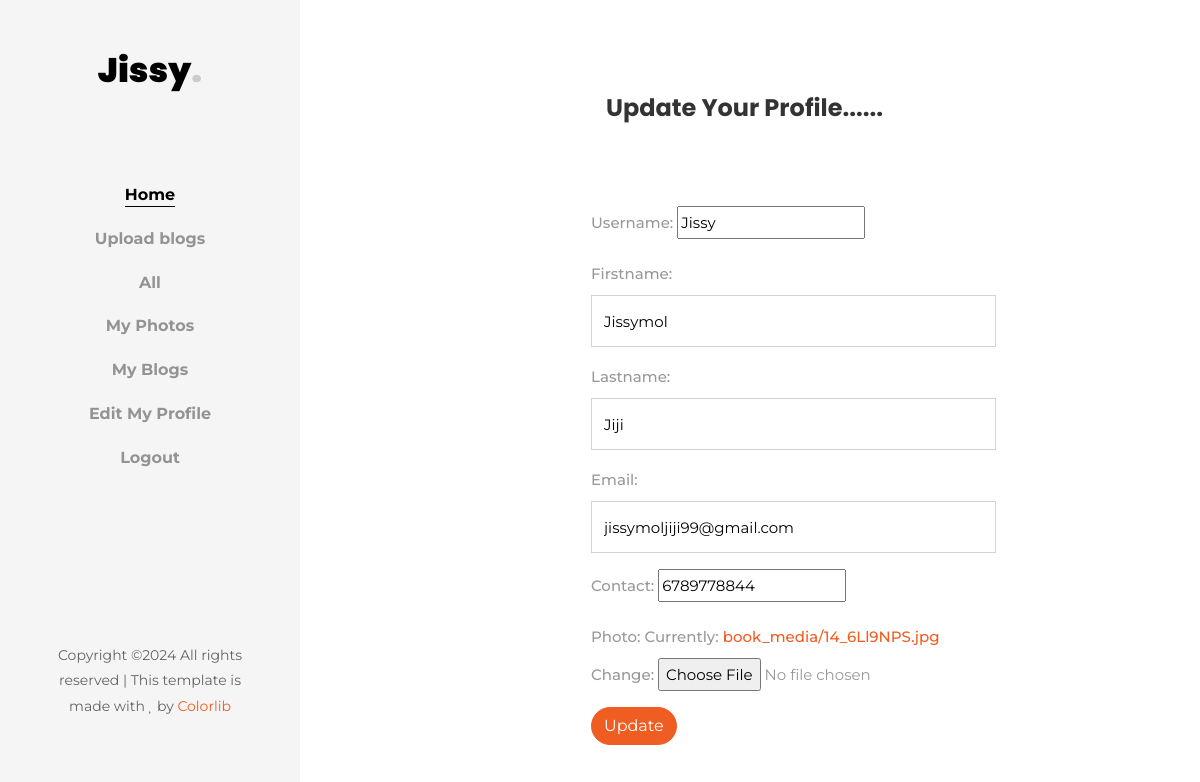
/User/updateprofile/ (signed in), run on the app's committed database.
### User/models.py (models this page shows, shortened)
class Registration(models.Model):
    username=models.CharField(max_length=200)
    firstname=models.CharField(max_length=200)
    lastname=models.CharField(max_length=200)
    email=models.CharField(max_length=200)
    photo=models.ImageField(upload_to='book_media')
    contact=models.IntegerField()
    password1=models.CharField(max_length=200)
    password2=models.CharField(max_length=200)

### User/views.py (the view)
# urls.py: path('updateprofile/', views.updateprofile, name='updateprofile'),
def updateprofile(request):
    if 'username' not in request.session:
        return redirect('login')
    username = request.session['username']
    user = get_object_or_404(Registration, username=username)
    if request.method == 'POST':
        form = RegisterForm(request.POST, request.FILES, instance=user)
        if form.is_valid():
            form.save()
            return redirect('updateprofile')
        else:
            return render(request, 'User/updateprofile.html', {'form': form, 'user': user})
    else:
        form = RegisterForm(instance=user)
    return render(request, 'User/updateprofile.html', {'form': form, 'user': user})

### User/forms.py
class RegisterForm(forms.ModelForm):
    class Meta:  # Corrected from Mate to Meta
        model = Registration  # Specify the model the form is based on
        fields = ['username','firstname','lastname','email','contact','photo']  # Corrected from Fields='__alt__' to fields='__all__'
        widgets={
            'firstname':forms.TextInput(attrs={'class':'form-control','placeholder':'Enter the book name'}),
            'lastname': forms.TextInput(attrs={'class': 'form-control', 'placeholder': 'Enter the author name'}),
            'email': forms.TextInput(attrs={'class': 'form-control', 'placeholder': 'Enter the author name'}),
            'number': forms.NumberInput(attrs={'class': 'form-control', 'placeholder': 'Enter the book price'})
        }

### Templates/User/updateprofile.html (shortened to what this page needs)
<!DOCTYPE html>
{% include 'User/user_view.html' %}
{% load static %}
<html lang="en">
  <head>
    <link rel="stylesheet" href="{% static 'User/home/css/open-iconic-bootstrap.min.css' %}">
    <link rel="stylesheet" href="{% static 'User/home/css/animate.css' %}">
    <link rel="stylesheet" href="{% static 'User/home/css/owl.carousel.min.css' %}">
    <link rel="stylesheet" href="{% static 'User/home/css/owl.theme.default.min.css' %}">
    <link rel="stylesheet" href="{% static 'User/home/css/magnific-popup.css' %}">
    <link rel="stylesheet" href="{% static 'User/home/css/aos.css' %}">
    <link rel="stylesheet" href="{% static 'User/home/css/ionicons.min.css' %}">
    <link rel="stylesheet" href="{% static 'User/home/css/bootstrap-datepicker.css' %}">
    <link rel="stylesheet" href="{% static 'User/home/css/jquery.timepicker.css' %}">
    <link rel="stylesheet" href="{% static 'User/home/css/flaticon.css' %}">
    <link rel="stylesheet" href="{% static 'User/home/css/icomoon.css' %}">
    <link rel="stylesheet" href="{% static 'User/home/css/style.css' %}">
  </head>
  <body>
	<div id="colorlib-page">
		<div id="colorlib-main">
			<section class="ftco-section contact-section">
	      <div class="container">
	        <div class="row d-flex mb-5 contact-info">
	          <div class="col-md-12 mb-4">
	            <h2 class="h4 font-weight-bold">Update Your Profile......</h2>
	          </div>
	        </div>
	        <div class="row block-9">
	          <div class="">
<form method="POST" enctype="multipart/form-data">
    {{ form.as_p }}
    <div>
        <button type="submit" class="btn btn-primary">Update</button>
    </div>
</form>
	          </div>
	        </div>
	      </div>
	    </section>
		</div>
	</div>
  </body>
</html>

### Templates/User/user_view.html (shortened to what this page needs)
<!DOCTYPE html>
{% load static %}
<html lang="en">
  <head>
    <link rel="stylesheet" href="{% static 'User/home/css/open-iconic-bootstrap.min.css' %}">
    <link rel="stylesheet" href="{% static 'User/home/css/animate.css' %}">
    <link rel="stylesheet" href="{% static 'User/home/css/owl.carousel.min.css' %}">
    <link rel="stylesheet" href="{% static 'User/home/css/owl.theme.default.min.css' %}">
    <link rel="stylesheet" href="{% static 'User/home/css/magnific-popup.css' %}">
    <link rel="stylesheet" href="{% static 'User/home/css/aos.css' %}">
    <link rel="stylesheet" href="{% static 'User/home/css/ionicons.min.css' %}">
    <link rel="stylesheet" href="{% static 'User/home/css/bootstrap-datepicker.css' %}">
    <link rel="stylesheet" href="{% static 'User/home/css/jquery.timepicker.css' %}">
    <link rel="stylesheet" href="{% static 'User/home/css/flaticon.css' %}">
    <link rel="stylesheet" href="{% static 'User/home/css/icomoon.css' %}">
    <link rel="stylesheet" href="{% static 'User/home/css/style.css' %}">
  </head>
  <body>
	<div id="colorlib-page">
		<aside id="colorlib-aside" role="complementary" class="js-fullheight text-center">
			<h1 id="colorlib-logo"><a href="index.html">{{ user.username}}<span>.</span></a></h1>
			<nav id="colorlib-main-menu" role="navigation">
				<ul>
					<li class="colorlib-active"><a href="{% url 'userhome' %}">Home</a></li>
					<li><a href="{% url 'uploadblogs' %}">Upload blogs</a></li>
					<li><a href="{% url 'blogs' %}">All</a></li>
					<li><a href="{% url 'photo' %}">My Photos</a></li>
					<li><a href="{% url 'profile' %}">My Blogs</a></li>
                    <li><a href="{% url 'updateprofile' %}">Edit My Profile</a></li>
                    <li><a href="{% url 'logout' %}">Logout</a></li>
				</ul>
			</nav>
			<div class="colorlib-footer">
				<p>
			  Copyright &copy;<script>document.write(new Date().getFullYear());</script> All rights reserved | This template is made with <i class="icon-heart" aria-hidden="true"></i> by <a href="https://colorlib.com" target="_blank">Colorlib</a>
				<ul>
					<li><a href="#"><i class="icon-facebook"></i></a></li>
					<li><a href="#"><i class="icon-twitter"></i></a></li>
					<li><a href="#"><i class="icon-instagram"></i></a></li>
					<li><a href="#"><i class="icon-linkedin"></i></a></li>
				</ul>
			</div>
		</aside>
  </body>
</html>

### static/User/home/css/icomoon.css (style rules this page uses)
[class^="icon-"], [class*=" icon-"] { font-family: 'icomoon' !important; speak: none; font-style: normal; font-weight: normal; font-variant: normal; text-transform: none; line-height: 1; -webkit-font-smoothing: antialiased; -moz-osx-font-smoothing: grayscale; }
.icon-heart:before { content: "\f004"; }
.icon-twitter:before { content: "\f099"; }
.icon-facebook:before { content: "\f09a"; }
.icon-linkedin:before { content: "\f0e1"; }
.icon-instagram:before { content: "\f16d"; }

### data on the page
Registration: username "Jissy", firstname "Jissymol", lastname "Jiji", email "jissymoljiji99@gmail.com", contact "6789778844"
